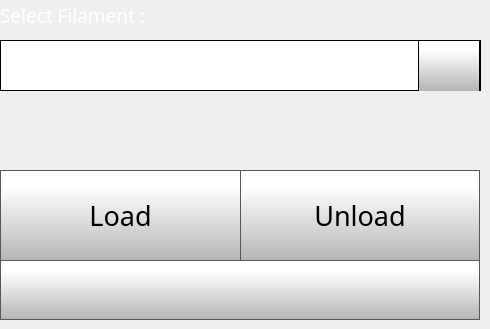
    <widget class="QWidget" name="changeFilamentPage">
     <widget class="QLabel" name="selectFilamentlabel">
      <property name="geometry">
       <rect>
        <x>0</x>
        <y>0</y>
        <width>381</width>
        <height>31</height>
       </rect>
      </property>
      <property name="font">
       <font>
        <family>Gotham Light</family>
        <pointsize>14</pointsize>
        <weight>50</weight>
        <bold>false</bold>
       </font>
      </property>
      <property name="contextMenuPolicy">
       <enum>Qt::NoContextMenu</enum>
      </property>
      <property name="styleSheet">
       <string notr="true">color: rgb(255, 255, 255);</string>
      </property>
      <property name="text">
       <string>Select Filament :</string>
      </property>
     </widget>
     <widget class="QComboBox" name="changeFilamentComboBox">
      <property name="geometry">
       <rect>
        <x>0</x>
        <y>40</y>
        <width>481</width>
        <height>51</height>
       </rect>
      </property>
      <property name="font">
       <font>
        <family>Gotham</family>
        <pointsize>24</pointsize>
       </font>
      </property>
      <property name="contextMenuPolicy">
       <enum>Qt::NoContextMenu</enum>
      </property>
      <property name="styleSheet">
       <string notr="true"> QScrollBar:vertical {
     border: 1px solid black;
border-radius: 5px;
	background-color: rgb(40,40,40);
     width: 80px;
     margin: 70px 0 70px 0;
 }
 QScrollBar::handle:vertical {
border-radius: 5px;
background: qlineargradient(spread:pad, x1:0, y1:1, x2:0, y2:0.188, stop:0 rgba(180, 180, 180, 255), stop:1 rgba(255, 255, 255, 255));
min-height: 20px;
 }
 QScrollBar::add-line:vertical {
     border: 1px solid black;
background: qlineargradient(spread:pad, x1:0, y1:1, x2:0, y2:0.188, stop:0 rgba(180, 180, 180, 255), stop:1 rgba(255, 255, 255, 255));
     height:65px;
border-radius: 5px;
     subcontrol-position: bottom;
     subcontrol-origin: margin;
 }

 QScrollBar::sub-line:vertical {
     border: 1px solid black;
background: qlineargradient(spread:pad, x1:0, y1:1, x2:0, y2:0.188, stop:0 rgba(180, 180, 180, 255), stop:1 rgba(255, 255, 255, 255));
     height: 65px;
border-radius: 5px;
     subcontrol-position: top;
     subcontrol-origin: margin;
 }

QScrollBar::up-arrow:vertical {
 image: url(./templates/img/arrows.png);
    width: 40px;
    height: 40px;
 padding: 5px;
 }
QScrollBar::down-arrow:vertical {
 image: url(./templates/img/arrows-5.png);
    width: 40px;
    height: 40px;
 padding: 5px;
 }

 QScrollBar::add-page:vertical, QScrollBar::sub-page:vertical {
     background: none;
 }

QComboBox {
border: 1px solid black;
    padding: 0px 18px 0px 3px;
    min-width: 6em;

}

QComboBox::item {
	color: rgb(0, 0, 0);
}

QComboBox:editable {
    background: white;
}

QComboBox:!editable, QComboBox::drop-down:editable {
background: white;
}

/* QComboBox gets the &quot;on&quot; state when the popup is open */
QComboBox:!editable:on, QComboBox::drop-down:editable:on {
background: white;
}


QComboBox::drop-down {
border-left: 1px solid black;
border-right: 1px solid black;
	background-color: qlineargradient(spread:pad, x1:0, y1:1, x2:0, y2:0.188, stop:0 rgba(180, 180, 180, 255), stop:1 rgba(255, 255, 255, 255));
    width: 60px;
     height: 50px;

}

QComboBox::down-arrow {

image: url(./templates/img/arrows-5.png);
width: 30px;
height: 30px;

}
</string>
      </property>
      <property name="editable">
       <bool>false</bool>
      </property>
      <property name="maxVisibleItems">
       <number>8</number>
      </property>
      <property name="iconSize">
       <size>
        <width>30</width>
        <height>30</height>
       </size>
      </property>
     </widget>
     <widget class="QPushButton" name="changeFilamentLoadButton">
      <property name="geometry">
       <rect>
        <x>0</x>
        <y>170</y>
        <width>241</width>
        <height>91</height>
       </rect>
      </property>
      <property name="font">
       <font>
        <family>Gotham</family>
        <pointsize>20</pointsize>
       </font>
      </property>
      <property name="contextMenuPolicy">
       <enum>Qt::NoContextMenu</enum>
      </property>
      <property name="styleSheet">
       <string notr="true">QPushButton {
     border: 1px solid rgb(87, 87, 87);
	background-color: qlineargradient(spread:pad, x1:0, y1:1, x2:0, y2:0.188, stop:0 rgba(180, 180, 180, 255), stop:1 rgba(255, 255, 255, 255));


}

QPushButton:pressed {
    background-color: qlineargradient(x1: 0, y1: 0, x2: 0, y2: 1,
                                      stop: 0 #dadbde, stop: 1 #f6f7fa);
}

QPushButton:flat {
    border: none; /* no border for a flat push button */
}

QPushButton:default {
    border-color: navy; /* make the default button prominent */
}

QPushButton:focus {
	outline: none;
}</string>
      </property>
      <property name="text">
       <string>Load</string>
      </property>
      <property name="icon">
       <iconset>
        <normaloff>templates/img/load.png</normaloff>templates/img/load.png</iconset>
      </property>
      <property name="iconSize">
       <size>
        <width>60</width>
        <height>60</height>
       </size>
      </property>
     </widget>
     <widget class="QPushButton" name="changeFilamentUnloadButton">
      <property name="geometry">
       <rect>
        <x>240</x>
        <y>170</y>
        <width>240</width>
        <height>91</height>
       </rect>
      </property>
      <property name="font">
       <font>
        <family>Gotham</family>
        <pointsize>20</pointsize>
       </font>
      </property>
      <property name="contextMenuPolicy">
       <enum>Qt::NoContextMenu</enum>
      </property>
      <property name="styleSheet">
       <string notr="true">QPushButton {
     border: 1px solid rgb(87, 87, 87);
	background-color: qlineargradient(spread:pad, x1:0, y1:1, x2:0, y2:0.188, stop:0 rgba(180, 180, 180, 255), stop:1 rgba(255, 255, 255, 255));


}

QPushButton:pressed {
    background-color: qlineargradient(x1: 0, y1: 0, x2: 0, y2: 1,
                                      stop: 0 #dadbde, stop: 1 #f6f7fa);
}

QPushButton:flat {
    border: none; /* no border for a flat push button */
}

QPushButton:default {
    border-color: navy; /* make the default button prominent */
}

QPushButton:focus {
	outline: none;
}</string>
      </property>
      <property name="text">
       <string>Unload</string>
      </property>
      <property name="icon">
       <iconset>
        <normaloff>templates/img/unload.png</normaloff>templates/img/unload.png</iconset>
      </property>
      <property name="iconSize">
       <size>
        <width>60</width>
        <height>60</height>
       </size>
      </property>
     </widget>
     <widget class="QPushButton" name="changeFilamentBackButton">
      <property name="geometry">
       <rect>
        <x>0</x>
        <y>260</y>
        <width>480</width>
        <height>60</height>
       </rect>
      </property>
      <property name="minimumSize">
       <size>
        <width>0</width>
        <height>0</height>
       </size>
      </property>
      <property name="font">
       <font>
        <family>Gotham Light</family>
        <pointsize>9</pointsize>
       </font>
      </property>
      <property name="contextMenuPolicy">
       <enum>Qt::NoContextMenu</enum>
      </property>
      <property name="styleSheet">
       <string notr="true">QPushButton {
     border: 1px solid rgb(87, 87, 87);
	background-color: qlineargradient(spread:pad, x1:0, y1:1, x2:0, y2:0.188, stop:0 rgba(180, 180, 180, 255), stop:1 rgba(255, 255, 255, 255));


}

QPushButton:pressed {
    background-color: qlineargradient(x1: 0, y1: 0, x2: 0, y2: 1,
                                      stop: 0 #dadbde, stop: 1 #f6f7fa);
}

QPushButton:flat {
    border: none; /* no border for a flat push button */
}

QPushButton:default {
    border-color: navy; /* make the default button prominent */
}

QPushButton:focus {
	outline: none;
}</string>
      </property>
      <property name="text">
       <string/>
      </property>
      <property name="icon">
       <iconset>
        <normaloff>templates/img/arrows-4.png</normaloff>templates/img/arrows-4.png</iconset>
      </property>
      <property name="iconSize">
       <size>
        <width>50</width>
        <height>50</height>
       </size>
      </property>
      <property name="checkable">
       <bool>false</bool>
      </property>
      <property name="autoDefault">
       <bool>false</bool>
      </property>
      <property name="default">
       <bool>false</bool>
      </property>
      <property name="flat">
       <bool>false</bool>
      </property>
     </widget>
    </widget>
